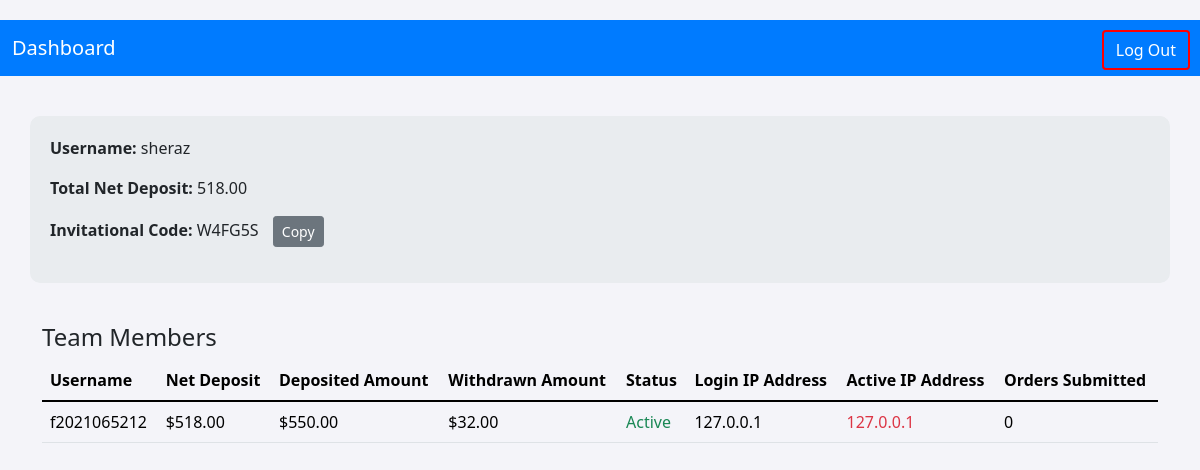
Screenshot of /Employee-Dashboard/ (signed in) with the database file from the repository.
### accounts/models.py (models this page shows, shortened)
class User(AbstractUser):
    is_admin = models.BooleanField(default=False)
    is_employee = models.BooleanField(default=False)
    is_customer = models.BooleanField(default=False)
    invitation_code = models.CharField(max_length=100, blank=True,null=True, editable=False)

class UserIp(BaseModel):
    user=models.OneToOneField(User,on_delete=models.CASCADE,related_name='user_ip')
    ip_address=models.CharField(max_length=100)
    login_ip=models.CharField(max_length=100,blank=True)

### Employee/models.py (models this page shows, shortened)
class EmployeeDeposit(BaseModel):
    employee = models.OneToOneField(settings.AUTH_USER_MODEL, on_delete=models.CASCADE, related_name="employee_deposit")
    total_deposit = models.DecimalField(max_digits=10, decimal_places=2, default=0.00)
    net_deposit = models.DecimalField(max_digits=10, decimal_places=2, default=0.00)
    total_withdrawal=models.DecimalField(max_digits=10,decimal_places=2,default=0.00)
    last_updated = models.DateTimeField(auto_now=True)

### home/models.py (models this page shows, shortened)
class AccountBalance(BaseModel):
    user = models.OneToOneField(settings.AUTH_USER_MODEL, on_delete=models.CASCADE, related_name="balance")
    account_balance = models.DecimalField(max_digits=10, decimal_places=2, default=0.00)
    today_commission = models.DecimalField(max_digits=10, decimal_places=2, default=0.00)
    total_commission = models.DecimalField(max_digits=10, decimal_places=2, default=0.00)
    total_deposit = models.DecimalField(max_digits=10, decimal_places=2, default=0.00)
    total_withdrawal = models.DecimalField(max_digits=10, decimal_places=2, default=0.00)
    last_transaction_date = models.DateField(default=timezone.now)
    @property
    def net_deposit(self):
        return self.total_deposit - self.total_withdrawal

class OrderCount(BaseModel):
    user = models.OneToOneField(settings.AUTH_USER_MODEL, on_delete=models.CASCADE, related_name="ordercount")
    no_of_submitted_order = models.DecimalField(max_digits=10, decimal_places=0, default=0)

### accounts/views.py (the view)
# urls.py: path('Employee-Dashboard/',Employee_dashboard,name='Employee_dashboard'),
@login_required
def Employee_dashboard(request):
    if not request.user.is_employee:
        return render(request, "errors/not_authorized.html")  # Assume you have a not authorized page
    referred_users = User.objects.filter(invitation_code=request.user.invitation_code, is_customer=True)
    context = {
        'referred_users': referred_users
    }
    print(context)
    return render(request, "home/Employee_dashboard.html", context)

### templates/home/Employee_dashboard.html (shortened to what this page needs)
<!DOCTYPE html>
<html lang="en">
  <head>
    <link
      href="https://cdn.jsdelivr.net/npm/bootstrap@5.1.3/dist/css/bootstrap.min.css"
      rel="stylesheet"
    />
  </head>
  <body>
    <div class="dashboard-container">
      <nav class="navbar navbar-expand-lg">
        <div class="container-fluid">
          <a class="navbar-brand" href="{% url 'logout' %}">Dashboard</a>
         <button class="btn btn-outline-danger log-out-button" type="button" id="logoutButton">
    <a href="{% url 'logout' %}" style="text-decoration: none; color: inherit;">
        Log Out
    </a>
</button>
        </div>
      </nav>
      <div class="container profile-info">
        <p>
          <strong> Username:</strong>
          <span id="usernameDisplay">{{ request.user.username }}</span>
        </p>
        <p>
          <strong>Total Net Deposit:</strong>
          <span id="netDeposit">{{ request.user.employee_deposit.net_deposit }}</span>
        </p>
        <p>
          <strong>Invitational Code:</strong>
          <span id="invitationalCode">{{ request.user.invitation_code}}</span>
          <button
            class="btn btn-secondary btn-sm btn-copy"
            onclick="copyCode()"
          >
            Copy
          </button>
        </p>
      </div>
      <div class="container team-members">
        <h4>Team Members</h4>
        <table class="table" style="color:black">
          <thead>
            <tr >
              <th >Username</th>
              <th>Net Deposit</th>
              <th>Deposited Amount</th>
              <th>Withdrawn Amount</th>
              <th>Status</th>
              <th>Login IP Address</th>
              <th>Active IP Address</th>
             <th>Orders Submitted</th>
            </tr>
          </thead>
          <tbody id="teamMembers">
            {% for user in referred_users %}
            <tr>
              <td>{{ user.username }}</td>
              <td>${{ user.balance.net_deposit }}</td>
              <td>${{ user.balance.total_deposit }}</td>
              <td>${{ user.balance.total_withdrawal }}</td>
              <td>
                                {% if user.is_active %}
                                    <span class="text-success">Active</span>
                                {% else %}
                                    <span class="text-danger">InActive</span>
                                {% endif %}
                            </td>
              <td>{{ user.user_ip.ip_address }}</td>
              <td class="text-danger">{{ user.user_ip.login_ip }}</td>
              <td >{{ user.ordercount.no_of_submitted_order }}</td>
            </tr>
            {% endfor %}
          </tbody>
        </table>
      </div>
    </div>
  </body>
</html>

### templates/home/Employee_dashboard.html (style rules this page uses)
body { margin-top: 20px; background-color: #f4f4f9; }
.navbar { background-color: #007bff; }
.navbar .navbar-brand, .navbar .nav-link, .navbar .btn-outline-danger { color: #fff; }
.profile-info { margin-top: 40px; background-color: #e9ecef; border-radius: 10px; padding: 20px; }
.team-members { margin-top: 40px; }
.log-out-button { position: absolute; right: 10px; top: 10px; }
.log-out-button { border: 2px solid red; background-color: transparent; transition: all 0.3s ease; }
table th { background-color: #007bff; color: black; }
.btn-copy { margin-left: 10px; }

### rows the page displays
User: user.username "sheraz", user.employee_deposit.net_deposit "518.00", user.invitation_code "W4FG5S"
User: username "f2021065212", balance.net_deposit "518.00", balance.total_deposit "550.00", balance.total_withdrawal "32.00", is_active "Active", user_ip.ip_address "127.0.0.1", user_ip.login_ip "127.0.0.1", ordercount.no_of_submitted_order "0"
